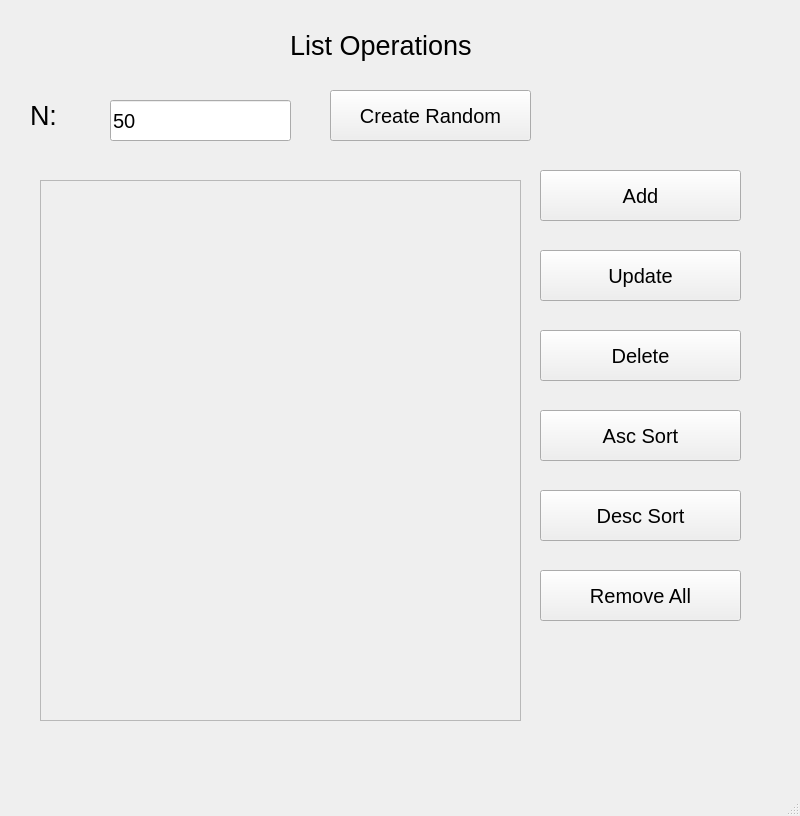
<?xml version="1.0" encoding="UTF-8"?>
<ui version="4.0">
 <class>MainWindow</class>
 <widget class="QMainWindow" name="MainWindow">
  <property name="geometry">
   <rect>
    <x>0</x>
    <y>0</y>
    <width>800</width>
    <height>816</height>
   </rect>
  </property>
  <property name="windowTitle">
   <string>MainWindow</string>
  </property>
  <widget class="QWidget" name="centralwidget">
   <widget class="QLabel" name="label">
    <property name="geometry">
     <rect>
      <x>290</x>
      <y>20</y>
      <width>241</width>
      <height>51</height>
     </rect>
    </property>
    <property name="font">
     <font>
      <pointsize>20</pointsize>
     </font>
    </property>
    <property name="text">
     <string>List Operations</string>
    </property>
   </widget>
   <widget class="QLabel" name="label_2">
    <property name="geometry">
     <rect>
      <x>30</x>
      <y>90</y>
      <width>61</width>
      <height>51</height>
     </rect>
    </property>
    <property name="font">
     <font>
      <pointsize>20</pointsize>
     </font>
    </property>
    <property name="text">
     <string>N:</string>
    </property>
   </widget>
   <widget class="QLineEdit" name="lineEditNumber">
    <property name="geometry">
     <rect>
      <x>110</x>
      <y>100</y>
      <width>181</width>
      <height>41</height>
     </rect>
    </property>
    <property name="font">
     <font>
      <pointsize>15</pointsize>
     </font>
    </property>
    <property name="text">
     <string>50</string>
    </property>
   </widget>
   <widget class="QPushButton" name="pushButtonRandom">
    <property name="geometry">
     <rect>
      <x>330</x>
      <y>90</y>
      <width>201</width>
      <height>51</height>
     </rect>
    </property>
    <property name="font">
     <font>
      <pointsize>15</pointsize>
     </font>
    </property>
    <property name="text">
     <string>Create Random</string>
    </property>
   </widget>
   <widget class="QScrollArea" name="scrollArea">
    <property name="geometry">
     <rect>
      <x>40</x>
      <y>180</y>
      <width>481</width>
      <height>541</height>
     </rect>
    </property>
    <property name="widgetResizable">
     <bool>true</bool>
    </property>
    <widget class="QWidget" name="scrollAreaWidgetContents">
     <property name="geometry">
      <rect>
       <x>0</x>
       <y>0</y>
       <width>479</width>
       <height>539</height>
      </rect>
     </property>
     <layout class="QVBoxLayout" name="verticalLayout_2">
      <item>
       <layout class="QVBoxLayout" name="verticalLayoutButton"/>
      </item>
     </layout>
    </widget>
   </widget>
   <widget class="QPushButton" name="pushButtonAdd">
    <property name="geometry">
     <rect>
      <x>540</x>
      <y>170</y>
      <width>201</width>
      <height>51</height>
     </rect>
    </property>
    <property name="font">
     <font>
      <pointsize>15</pointsize>
     </font>
    </property>
    <property name="text">
     <string>Add</string>
    </property>
   </widget>
   <widget class="QPushButton" name="pushButtonUpdate">
    <property name="geometry">
     <rect>
      <x>540</x>
      <y>250</y>
      <width>201</width>
      <height>51</height>
     </rect>
    </property>
    <property name="font">
     <font>
      <pointsize>15</pointsize>
     </font>
    </property>
    <property name="text">
     <string>Update</string>
    </property>
   </widget>
   <widget class="QPushButton" name="pushButtonDelete">
    <property name="geometry">
     <rect>
      <x>540</x>
      <y>330</y>
      <width>201</width>
      <height>51</height>
     </rect>
    </property>
    <property name="font">
     <font>
      <pointsize>15</pointsize>
     </font>
    </property>
    <property name="text">
     <string>Delete</string>
    </property>
   </widget>
   <widget class="QPushButton" name="pushButtonAscSort">
    <property name="geometry">
     <rect>
      <x>540</x>
      <y>410</y>
      <width>201</width>
      <height>51</height>
     </rect>
    </property>
    <property name="font">
     <font>
      <pointsize>15</pointsize>
     </font>
    </property>
    <property name="text">
     <string>Asc Sort</string>
    </property>
   </widget>
   <widget class="QPushButton" name="pushButtonDescSort">
    <property name="geometry">
     <rect>
      <x>540</x>
      <y>490</y>
      <width>201</width>
      <height>51</height>
     </rect>
    </property>
    <property name="font">
     <font>
      <pointsize>15</pointsize>
     </font>
    </property>
    <property name="text">
     <string>Desc Sort</string>
    </property>
   </widget>
   <widget class="QPushButton" name="pushButtonRemove">
    <property name="geometry">
     <rect>
      <x>540</x>
      <y>570</y>
      <width>201</width>
      <height>51</height>
     </rect>
    </property>
    <property name="font">
     <font>
      <pointsize>15</pointsize>
     </font>
    </property>
    <property name="text">
     <string>Remove All</string>
    </property>
   </widget>
  </widget>
  <widget class="QMenuBar" name="menubar">
   <property name="geometry">
    <rect>
     <x>0</x>
     <y>0</y>
     <width>800</width>
     <height>26</height>
    </rect>
   </property>
  </widget>
  <widget class="QStatusBar" name="statusbar"/>
 </widget>
 <resources/>
 <connections/>
</ui>
